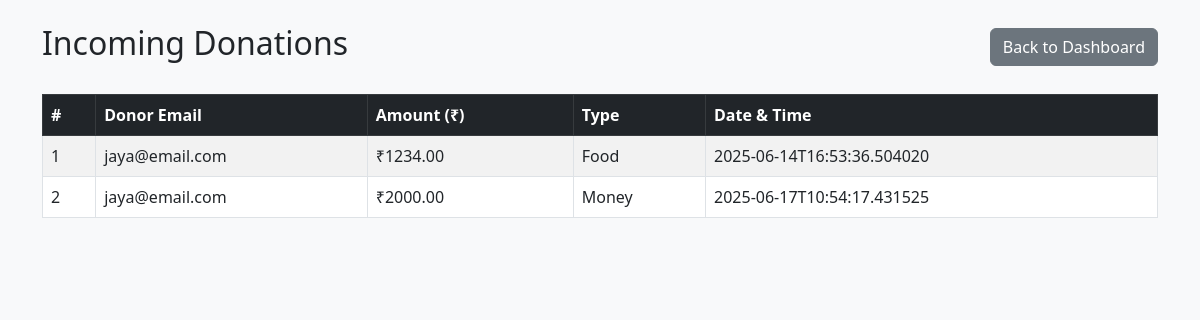
Screenshot of /organization/donations (signed in) with the database file from the repository.
### app.py (models this page shows)
class Donation(db.Model):
    id = db.Column(db.String(100), primary_key=True)
    email = db.Column(db.String(100), db.ForeignKey('user.email'))
    amount = db.Column(db.Float)
    type = db.Column(db.String(50))
    timestamp = db.Column(db.String(100))

### app.py (the view)
@app.route('/organization/donations')
def organization_donations():
    if 'user_type' not in session or session['user_type'].lower() != 'organization':
        return redirect(url_for('login'))
    donations = Donation.query.all()  # You can filter by campaign later
    return render_template('organization_donations.html', donations=donations)

### app.py (called while the page is built)
@app.before_request
def create_tables_once():
    if not hasattr(app, 'tables_created'):
        db.create_all()
        app.tables_created = True

### templates/organization_donations.html (shortened to what this page needs)
<!DOCTYPE html>
<html lang="en">
<head>
  <link href="https://cdn.jsdelivr.net/npm/bootstrap@5.3.0/dist/css/bootstrap.min.css" rel="stylesheet">
</head>
<body class="bg-light">
  <div class="container mt-4">
    <div class="d-flex justify-content-between align-items-center mb-4">
      <h2>Incoming Donations</h2>
      <a href="{{ url_for('organization_dashboard') }}" class="btn btn-secondary">Back to Dashboard</a>
    </div>
    {% if donations %}
      <table class="table table-bordered table-striped">
        <thead class="table-dark">
          <tr>
            <th>#</th>
            <th>Donor Email</th>
            <th>Amount (₹)</th>
            <th>Type</th>
            <th>Date & Time</th>
          </tr>
        </thead>
        <tbody>
          {% for d in donations %}
          <tr>
            <td>{{ loop.index }}</td>
            <td>{{ d.email }}</td>
            <td>₹{{ "%.2f"|format(d.amount) }}</td>
            <td>{{ d.type }}</td>
            <td>{{ d.timestamp }}</td>
          </tr>
          {% endfor %}
        </tbody>
      </table>
    {% else %}
      <div class="alert alert-info">No donations yet.</div>
    {% endif %}
  </div>
</body>
</html>

### rows the page displays
Donation: email "jaya@email.com", amount "1234.00", type "Food", timestamp "2025-06-14T16:53:36.504020"
Donation: email "jaya@email.com", amount "2000.00", type "Money", timestamp "2025-06-17T10:54:17.431525"
